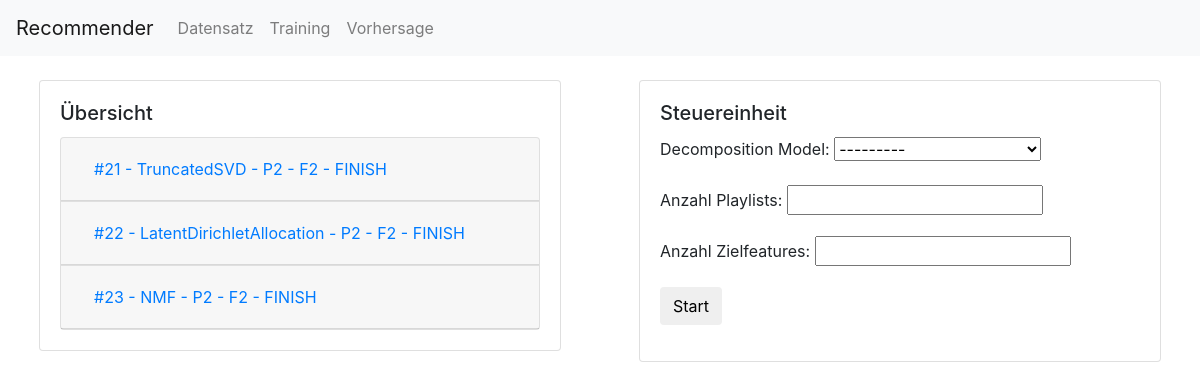
The app's page /dataset, older data.
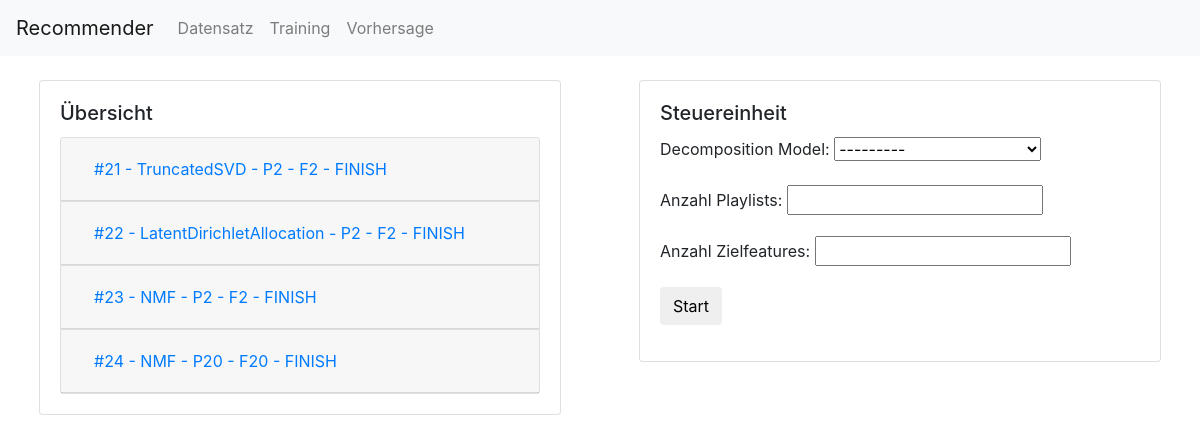
The same page, newer data.
### recommender/models.py (models this page shows, shortened)
class Preparation_Session(models.Model):
    environment = models.ForeignKey(Environment, on_delete=models.PROTECT)
    decomposition = models.ForeignKey(Decomposition, on_delete=models.PROTECT)
    status = models.CharField(max_length=20)
    num_initial_pids = models.IntegerField()
    num_target_features = models.IntegerField()
    def __str__(self):
        return '#{} - {} - P{} - F{} - {}'.format(self.id, self.decomposition, self.num_initial_pids,
                                                  self.num_target_features, self.status)

class Decomposition(models.Model):
    name = models.CharField(max_length=50)
    def __str__(self):
        return self.name

### recommender/views.py (the view)
# urls.py: url(r'^dataset$', views.dataset, name='dataset'),
def dataset(request):
    if request.method == "POST":
        form = PreparationControlForm(request.POST)
        if form.is_valid():
            preparation_session = form.save(commit=False)
            preparation_session.start()
    preparation_control_form = PreparationControlForm()
    context = {'preparation_control_form': preparation_control_form,
               'preparation_sessions': Preparation_Session.objects.all()}
    return render(request, 'recommender/dataset.html', context)

### recommender/forms.py
class PreparationControlForm(forms.ModelForm):
    class Meta:
        model = Preparation_Session
        fields = ('decomposition', 'num_initial_pids', 'num_target_features')
        labels = {
            'decomposition': _('Decomposition Model'),
            'num_initial_pids': _('Anzahl Playlists'),
            'num_target_features': _('Anzahl Zielfeatures'),
        }

### recommender/templates/recommender/dataset.html (shortened to what this page needs)
{% extends 'recommender/base.html' %}
{% block pagecontent %}
<div class="container-fluid">
    <div class="row">
        <div class="col-sm">
            <div class="card grid-card">
                <div class="card-body">
                    <h5 class="card-title">Übersicht</h5>
                    {% if preparation_sessions %}
                    <div class="accordion" id="preparation-sessions-accordion">
                        {% for session in preparation_sessions %}
                        <div class="card">
                            <div class="card-header" id="heading{{session.id}}">
                                <h5 class="mb-0">
                                    <button class="btn btn-link" type="button" data-toggle="collapse"
                                            data-target="#collapse{{session.id}}" aria-expanded="true"
                                            aria-controls="collapse{{session.id}}">
                                        {{session}}
                                    </button>
                                </h5>
                            </div>
                        </div>
                        {% endfor %}
                    </div>
                    {% else %}
                    <div class="alert alert-info" role="alert">
                        Es wurde keine Aufbereitungssession gefunden!
                    </div>
                    {% endif %}
                </div>
            </div>
        </div>
        <div class="col-sm">
            <div class="card grid-card">
                <div class="card-body">
                    <h5 class="card-title">Steuereinheit</h5>
                    <div class="container">
                        <div class="row">
                            <form method="POST" class="post-form">{% csrf_token %}
                                {{ preparation_control_form.as_p }}
                                <button type="submit" class="save btn btn-default">Start</button>
                            </form>
                        </div>
                    </div>
                </div>
            </div>
        </div>
    </div>
</div>
{% endblock %}

Row changes from the older to the newer data that the page shows:
added Preparation_Session: id+decomposition+num_initial_pids "#24 - NMF - P20 - F20 - FINISH"
